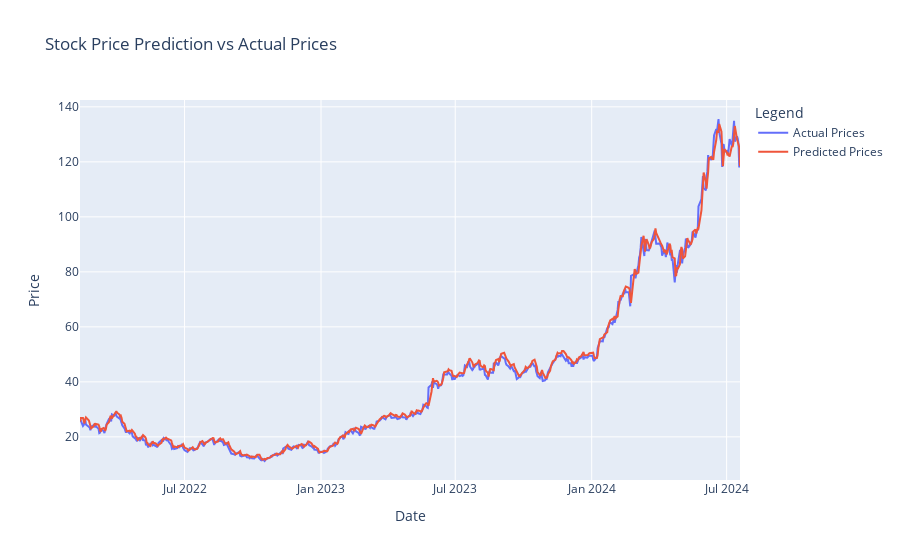

Notebook cell for this chart:
### Code cell
import numpy as np
import pandas as pd
import yfinance as yf
from sklearn.preprocessing import MinMaxScaler
from tensorflow.keras.models import Sequential
from tensorflow.keras.layers import Dense, LSTM, Input
from tensorflow.keras.callbacks import EarlyStopping
from sklearn.metrics import mean_squared_error
import plotly.graph_objs as go

# Step 1: Load Historical Data
def load_data(ticker, start, end):
    data = yf.download(ticker, start=start, end=end)
    return data[['Close']]

# Step 2: Prepare the Data
def prepare_data(data, look_back=60):
    scaler = MinMaxScaler(feature_range=(0, 1))
    scaled_data = scaler.fit_transform(data)

    X, y = [], []
    for i in range(len(scaled_data) - look_back - 1):
        X.append(scaled_data[i:(i + look_back), 0])
        y.append(scaled_data[i + look_back, 0])
    
    return np.array(X), np.array(y), scaler

# Step 3: Build the Model
def build_model(input_shape):
    model = Sequential()
    model.add(Input(shape=input_shape))  # Specify the input shape using Input layer
    model.add(LSTM(units=50, return_sequences=True))
    model.add(LSTM(units=50))  # Another LSTM layer
    model.add(Dense(1))
    model.compile(optimizer='adam', loss='mean_squared_error')
    return model

# Step 4: Train the Model with Early Stopping
def train_model(model, X_train, y_train, X_val, y_val, epochs=100, batch_size=32):
    early_stopping = EarlyStopping(monitor='val_loss', patience=10, restore_best_weights=True)
    
    history = model.fit(X_train, y_train, 
                        epochs=epochs, 
                        batch_size=batch_size, 
                        validation_data=(X_val, y_val), 
                        callbacks=[early_stopping], 
                        verbose=1)
    return history

# Step 5: Make Predictions
def make_predictions(model, X_test, scaler):
    predictions = model.predict(X_test)
    return scaler.inverse_transform(predictions)

# Step 6: Plotting
def plot_predictions(dates, y_test, predictions):
    fig = go.Figure()

    # Plot actual values
    fig.add_trace(go.Scatter(x=dates, y=y_test, mode='lines', name='Actual Prices'))

    # Plot predicted values
    fig.add_trace(go.Scatter(x=dates, y=predictions, mode='lines', name='Predicted Prices'))

    # Update layout
    fig.update_layout(title='Stock Price Prediction vs Actual Prices',
                      xaxis_title='Date',
                      yaxis_title='Price',
                      legend_title='Legend')

    fig.show()

# Main Execution
if __name__ == "__main__":
    # Load and prepare data with an extended date range
    data = load_data('NVDA', '2000-01-01', '2024-07-20')  # Extended date range
    look_back = 60
    X, y, scaler = prepare_data(data, look_back=look_back)

    # Split data into training and validation sets chronologically
    split_index = int(len(X) * 0.9)  # 70% for training, 30% for validation
    X_train, X_val = X[:split_index], X[split_index:]
    y_train, y_val = y[:split_index], y[split_index:]

    # Reshape data for LSTM
    X_train = np.reshape(X_train, (X_train.shape[0], X_train.shape[1], 1))
    X_val = np.reshape(X_val, (X_val.shape[0], X_val.shape[1], 1))

    # Build and train the model with early stopping
    model = build_model((X_train.shape[1], 1))
    history = train_model(model, X_train, y_train, X_val, y_val, epochs=100, batch_size=32)  # Include validation data

    # Make predictions on the validation set
    predictions = make_predictions(model, X_val, scaler)

    # Calculate and print metrics
    mse = mean_squared_error(scaler.inverse_transform(y_val.reshape(-1, 1)), predictions)
    print(f'Mean Squared Error: {mse}')

    # Create a DataFrame for plotting
    dates = data.index[-len(X_val):]  # Use dates corresponding to validation set
    y_val = scaler.inverse_transform(y_val.reshape(-1, 1)).flatten()
    predictions = predictions.flatten()

    # Plot predictions
    plot_predictions(dates, y_val, predictions)

### Figure 1 — Plotly figure (JSON) as saved in the notebook; plotly's stock layout.template omitted (floating-point values rounded to 4 significant figures; data arrays with more than 128 entries replaced by an {"elided": "..."} marker saying what was removed)
{"data": [{"mode": "lines", "name": "Actual Prices", "type": "scatter", "x": {"elided": "612 str values"}, "y": {"elided": "612 float values"}}, {"mode": "lines", "name": "Predicted Prices", "type": "scatter", "x": {"elided": "612 str values"}, "y": {"elided": "612 float values"}}], "layout": {"legend": {"title": {"text": "Legend"}}, "title": {"text": "Stock Price Prediction vs Actual Prices"}, "xaxis": {"title": {"text": "Date"}}, "yaxis": {"title": {"text": "Price"}}}}
